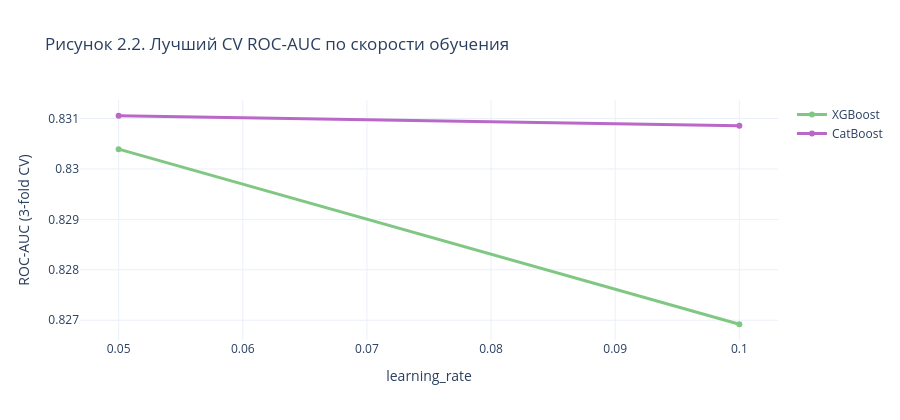

Notebook code cell kept with this figure:
### Markdown cell above
Полезно увидеть зависимость качества от скорости обучения — это обычно самый чувствительный гиперпараметр у бустингов.

### Code cell
xgb_cv = pd.DataFrame(xgb_search.cv_results_)
cat_cv = pd.DataFrame(cat_search.cv_results_)

xgb_curve = (xgb_cv.assign(auc=xgb_cv['mean_test_score'])
                    .groupby('param_learning_rate')['auc'].max().reset_index())
cat_curve = (cat_cv.assign(auc=cat_cv['mean_test_score'])
                    .groupby('param_learning_rate')['auc'].max().reset_index())

fig = go.Figure()
fig.add_trace(go.Scatter(
    x=xgb_curve['param_learning_rate'].astype(float),
    y=xgb_curve['auc'],
    mode='lines+markers', name='XGBoost',
    line=dict(color=PALETTE['xgb'], width=3),
))
fig.add_trace(go.Scatter(
    x=cat_curve['param_learning_rate'].astype(float),
    y=cat_curve['auc'],
    mode='lines+markers', name='CatBoost',
    line=dict(color=PALETTE['cat'], width=3),
))
fig.update_layout(
    title='Рисунок 2.2. Лучший CV ROC-AUC по скорости обучения',
    xaxis_title='learning_rate',
    yaxis_title='ROC-AUC (3-fold CV)',
    template='plotly_white', height=420,
)
fig.show()

### Figure 1 — Plotly figure (JSON) as saved in the notebook; plotly's stock layout.template omitted (floating-point values rounded to 4 significant figures)
{"data": [{"line": {"color": "#81C784", "width": 3}, "mode": "lines+markers", "name": "XGBoost", "type": "scatter", "x": [0.05, 0.1], "y": [0.8304, 0.8269]}, {"line": {"color": "#BA68C8", "width": 3}, "mode": "lines+markers", "name": "CatBoost", "type": "scatter", "x": [0.05, 0.1], "y": [0.8311, 0.8309]}], "layout": {"height": 420, "title": {"text": "Рисунок 2.2. Лучший CV ROC-AUC по скорости обучения"}, "xaxis": {"title": {"text": "learning_rate"}}, "yaxis": {"title": {"text": "ROC-AUC (3-fold CV)"}}}}
